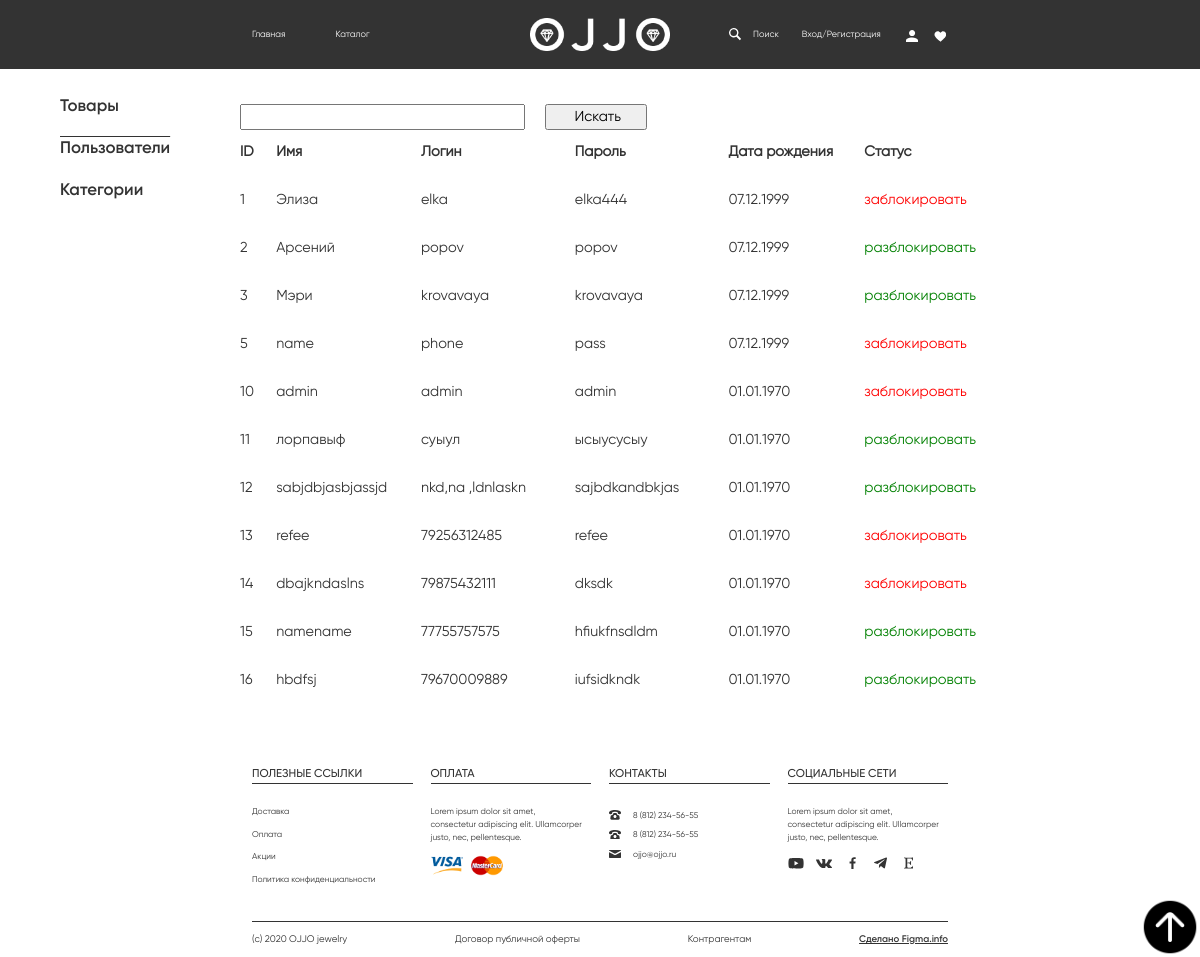
/admin/users.php, run on the app's committed database.
### tables this page shows
CREATE TABLE `users` (
  `user_id` int NOT NULL,
  `user_name` varchar(100) DEFAULT NULL,
  `user_login` varchar(30) DEFAULT NULL,
  `user_password` varchar(20) DEFAULT NULL,
  `user_birth` varchar(40) DEFAULT NULL,
  `admin_status` int NOT NULL,
  `block` varchar(40) NOT NULL
);

### admin/users.php (the view, shortened to what this page needs)
<?php
require "../connectdb.php";
?>
<?php
require "../HEADER.php";
?>
<div class='voidCart'></div>
<div class='navCartSpUsers'>
    <div id='navBlock'>
        <div><a href='index.php' style='text-decoration:none;'>Товары</a></div>
        <div id='curNav'><a href='users.php' style='text-decoration:none;'>Пользователи</a></div>
        <div><a href='category.php' style='text-decoration:none;'>Категории</a></div>
    </div>
    <div id="orderContent" class='orderContentForADMIN'>
<?php
        $queryJewAdm = "SELECT * FROM users";
        $queryJewAdm = mysqli_fetch_all(mysqli_query($conn, $queryJewAdm));
        if ($queryJewAdm!=null) {
                               function date_new($date_old) {$date = date("d.m.Y", strtotime($date_old));
                                return substr($date, 0, 2).".".substr($date, 3,2).".".substr($date, 6);}
                                echo "<div id='rowOrder' class='rowOrderForADMIN'>";
                                echo "<form action='users.php' method='get' id='formSearch'>";
                                echo "<input name='search' type='text'>";
                                echo "<input type='submit' value='Искать' id='buttonSearch'>";
                                echo "</form>";
                                echo "</div>";
                echo "<div id='rowOrder' class='rowOrderFORUSERS'>";
                                echo "<div id='numberOrder'><b>ID</b></div>";
                                echo "<div id='sumOrder'><b>Имя</b></div>";
                                echo "<div id='sumOrder'><b>Логин</b></div>";
                                echo "<div id='sumOrder'><b>Пароль</b></div>";
                                echo "<div id='sumOrder'><b>Дата рождения</b></div>";
                                echo "<div id='sumOrder'><b>Статус</b></div>";
                                echo  "</div>";
            foreach ($queryJewAdm as $users) {if ($users[6]=='blocked') {$user_st = 'разблокировать';}
                                                  else {$user_st = 'заблокировать';}
                                                $birthFromSqlToNormal = date_new($users[4]);
                echo "<div id='rowOrder' class='rowOrderFORUSERS'>";
                                                                    echo "<div id='numberOrder'>$users[0]</div>";
                                                                    echo "<div id='sumOrder'>$users[1]</div>";
                                                                    echo "<div id='sumOrder'>$users[2]</div>";
                                                                    echo "<div id='sumOrder'>$users[3]</div>";
                                                                    echo "<div id='sumOrder'>$birthFromSqlToNormal</div>";
                                                                    echo "<div id='sumOrder' class='$users[6]'><a href='blockUser.php?idUser=$users[0]&block=$users[6]' class='$users[6]' style='text-decoration:none;'>$user_st</a></div>";
                                                                    echo  "</div>";} }
    ?>
</div>
</div>
    <div id="wrapper7">
        <div id="h1">ПОЛЕЗНЫЕ ССЫЛКИ</div>
        <div id="h2">ОПЛАТА</div>
        <div id="h3">КОНТАКТЫ</div>
        <div id="h4">СОЦИАЛЬНЫЕ СЕТИ</div>
        <div id="h9">
            <div>Доставка</div>
            <div>Оплата</div>
            <div>Акции</div>
            <div>Политика конфиденциальности</div>
        </div>
        <div id="h10">
            <div id="h101">Lorem ipsum dolor sit amet, <br> consectetur adipiscing elit. Ullamcorper <br> justo, nec, pellentesque.</div>
            <img src="../Rectangle 13.png" id="h102">
            <img src="../Rectangle 14.png" id="h103">
        </div>
        <div id="h11">
            <div>8 (812) 234-56-55</div>
            <div>8 (812) 234-56-55</div>
            <div>ojjo@ojjo.ru</div>
        </div>
        <div id="h12">
            <div id="h120">Lorem ipsum dolor sit amet, <br> consectetur adipiscing elit. Ullamcorper <br> justo, nec, pellentesque.</div>
        </div>
        <div id="h14">
            <div>(c) 2020 OJJO jewelry</div>
            <div>Договор публичной оферты</div>
            <div>Контрагентам</div>
            <div id="h14Sp">Сделано Figma.info</div>
        </div>
    </div>
</body>
</html>

### HEADER.php (shortened to what this page needs)
<!DOCTYPE html>
<html lang="en">
<head>
   <link rel="stylesheet" href="../style.css">
   <link href="https://cdn.jsdelivr.net/npm/bootstrap@5.3.3/dist/css/bootstrap.min.css" rel="stylesheet">
</head>
<body>
    <div id="wrapper1">
        <div id="blockA">
            <div id="a1"><a href="../oppo.php" style='text-decoration:none;'>Главная</a></div>
            <div id="a2"><a href="../catalogue.php" style='text-decoration:none;'>Каталог</a></div>
            <a id='a4' href='../oppo.php'><img src="../logo.png" style='width:100%;'></a>
            <div id="a6"><a href="" style='text-decoration:none;'>Поиск</a></div>
            <div id="a7"><?php if (isset($_SESSION['id'])) {echo "<a href='../exit.php' style='text-decoration:none;'>Выйти</a>";} else {echo "Вход/Регистрация";} ?> </div>
            <a href='../settings.php' id="a8"></a>
            <a href='../cart.php' id="a9"><svg viewBox="0 0 17 15" fill="none" xmlns="http://www.w3.org/2000/svg">
                <path d="M8.97342 2.59641C6.21857 -1.65888 0.642853 0.659263 0.642853 5.29469C0.642853 8.77555 8.28685 14.2205 8.97342 14.9285C9.66471 14.2205 16.9286 8.77555 16.9286 5.29469C16.9286 0.694406 11.7334 -1.65888 8.97342 2.59641Z" fill="white"/>
            </svg>
            </a>
        </div>
    </div>
<a href='#wrapper1'><div id='fixedButton'></div></a>

### style.css (style rules this page uses)
* { margin:0; padding:0; font-size: 100%; }
body { background-color: #F9F9F9; display:grid; }
#wrapper1 { display: grid; background-color: #333333; height: 5.75vmax; grid-template-rows: 100%; grid-template-columns: 21% auto 21%; }
#blockA { display: grid; grid-row:1; grid-column:2; align-items: center; grid-template-rows: 100%; grid-template-columns: 12% 11% 17% 20% 8.5% 1.75% 1.75% 7% 15% 1.75% 2.25% 1fr 0.25%; }
#a1, #a2, #a3, #a6, #a7 { font-family: "Gilroy"; font-size: 0.75vmax; color: white; }
#a4 { width:100%; }
#a5 { width:100%; grid-column: 6; }
#a6 { grid-column:8; }
#a7 { grid-column:9; }
#a8 { width:100%; grid-column:10; }
#a9 { width:100%; grid-column:12; }
a { text-decoration: none; }
#blockA a { color:white; }
input { outline: none; }
#wrapper7 { display: grid; height: 20vmax; grid-template-rows: 20% 7.5% 0.2% 9% 1fr 0.2% 15%; grid-template-columns: 21% 1fr 1.5% 1fr 1.5% 1fr 1.5% 1fr 21%; }
#h1, #h5 { grid-column: 2; }
#h2, #h6 { grid-column: 4; }
#h3, #h7 { grid-column: 6; }
#h4, #h8 { grid-column: 8; }
#h1, #h2, #h3, #h4 { font-family:"Gilroy M"; font-size:0.95vmax; grid-row:2; color:#333333; }
#h9 { display:grid; grid-row:5; grid-column:2; grid-template-columns: 100%; color:#333333; font-size:0.7vmax; font-family: "Gilroy"; grid-template-rows: 1fr 1fr 1fr 1fr 22%; }
#h10 { display:grid; grid-row:5; grid-column:4; grid-template-columns: 20% 5% 20% 1fr; color:#333333; font-size:0.7vmax; line-height:1.1vmax; font-family: "Gilroy"; grid-template-rows: 43% 1fr; }
#h101 { grid-row:1; grid-column:1/span all; }
#h102 { grid-row:2; grid-column:1; width:100%; }
#h103 { grid-row:2; grid-column:3; width:100%; }
#h11 { display:grid; grid-row:5; grid-column:6; align-items: center; grid-template-columns: 15% 1fr; color:#333333; font-size:0.7vmax; font-family: "Gilroy"; grid-template-rows: repeat(3,17%) 1fr; }
#h11 svg { width:50%; }
#h12 { display:grid; grid-row:5; grid-column:8; grid-template-columns: 10% 8% 10% 10.5% 4.5% 11% 8.5% 10% 6% 1fr; color:#333333; font-size:0.7vmax; line-height:1.1vmax; font-family: "Gilroy"; grid-template-rows: 43% 15% 1fr; }
#h12 svg { width:100%; align-self:center; }
#h120 { grid-column:1/span all; grid-row:1; }
#h121 { grid-column:1; }
#h122 { grid-column:3; }
#h123 { grid-column:5; }
#h124 { grid-column:7; }
#h125 { grid-column:9; }
#h14 { grid-column:2/9; grid-row:7; display:flex; align-items: center; justify-content: space-between; color:#333333; font-size:0.8vmax; }
#h14 div:not(#h14Sp) { font-family:"Gilroy"; }
#h14Sp { font-family:"Gilroy SB"; text-decoration: underline; }
form input, form div:not(.coffee), form p { align-self:center; }
input[type=text]:not(#g91), input[type=password] { width: 27vmax; height: 1.2vmax; padding-left: 1vmax; }
.voidCart { height:2vmax; }
.navCartSpUsers { width:100%; display:grid; grid-template-rows:100%; grid-template-columns:5vmax 15vmax 58% auto; }
#navBlock { grid-column:2; display:grid; grid-template-rows:repeat(4, 3.5vmax) auto; grid-template-columns:100%; color:#333333; font-family:"Gilroy SB"; font-size:1.4vmax; }
#navBlock a { color:#333333; }
#orderContent { display:grid; grid-column:3; grid-template-rows:100%; grid-template-columns:100%; }
.orderContentForADMIN { width:130%; }
#rowOrder { display:grid; grid-template-rows:100%; width:100%; color:#333333; font-family:"Gilroy"; font-size:1.2vmax; }
.rowOrderFORUSERS { grid-template-columns:4% 16% 17% 17% 15% 1fr; height:4vmax; }
.rowOrderForADMIN { grid-template-columns:2% 7% 20% 2% 12% 2% 28% 2% 12% 1fr 1fr; height:4vmax; align-items:center; }
.rowOrderForADMIN input { padding-left:3%; }
#curNav { text-decoration:overline; }
.unblocked { color:red; }
.blocked { color:green; }
#fixedButton { position:fixed; bottom:0; right:0; width:5vmax; height:5vmax; background-size: cover; background-image: url("arrow.png"); }
#formSearch { display:grid; grid-column:1/7; grid-template-columns: 70% 5% 1fr; grid-template-rows: 100%; }
#buttonSearch { grid-column:3; }
#formSearch input:not(#buttonSearch) { width:100%; height:100%; }

### data on the page
users: user_id "1", user_name "Элиза", user_login "elka", user_password "elka444", user_birth "07.12.1999", block "заблокировать"
users: user_id "2", user_name "Арсений", user_login "popov", user_password "popov", user_birth "07.12.1999", block "разблокировать"
users: user_id "3", user_name "Мэри", user_login "krovavaya", user_password "krovavaya", user_birth "07.12.1999", block "разблокировать"
users: user_id "5", user_name "name", user_login "phone", user_password "pass", user_birth "07.12.1999", block "заблокировать"
users: user_id "10", user_name "admin", user_login "admin", user_password "admin", user_birth "01.01.1970", block "заблокировать"
users: user_id "11", user_name "лорпавыф", user_login "суыул", user_password "ысыусусыу", user_birth "01.01.1970", block "разблокировать"
users: user_id "12", user_name "sabjdbjasbjassjd", user_login "nkd,na ,ldnlaskn", user_password "sajbdkandbkjas", user_birth "01.01.1970", block "разблокировать"
users: user_id "13", user_name "refee", user_login "79256312485", user_password "refee", user_birth "01.01.1970", block "заблокировать"
users: user_id "14", user_name "dbajkndaslns", user_login "79875432111", user_password "dksdk", user_birth "01.01.1970", block "заблокировать"
users: user_id "15", user_name "namename", user_login "77755757575", user_password "hfiukfnsdldm", user_birth "01.01.1970", block "разблокировать"
users: user_id "16", user_name "hbdfsj", user_login "79670009889", user_password "iufsidkndk", user_birth "01.01.1970", block "разблокировать"
